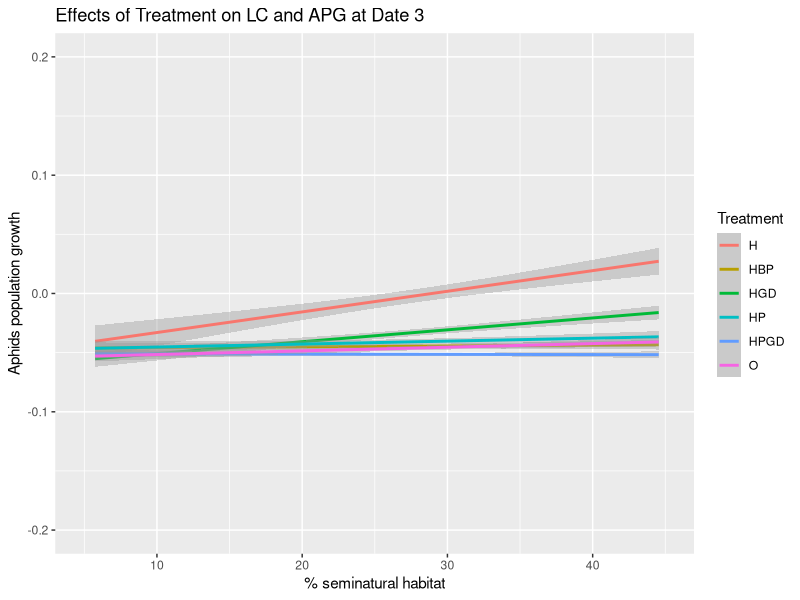

This chart was generated by the following R code:
#Date3_population growth and seminatural habitat
#import data file
library(readr)
Data1 <- read.table("Project data.csv", header = TRUE, dec = ",", sep =";")

###dataframe for sampling date3
DATE3 <- Data1[Data1$Date == "3", ]

#calculate the aphids population growth at date3
logNaphids_D3 <- log(DATE3$aphid_live + 1) - log(DATE3$aphidsinoculated_init + 1) 
APG_D3 <- logNaphids_D3/30

#dataframe for seminatural habitat and aphids population growth at date1 
DATE3APG <- data.frame(DATE3, APG_D3)

####line graph (Figure 1B at date3)
#barplot for % Seminatural habitat and APhid population growth
library(ggplot2)
D3 <- ggplot(DATE3APG, aes(x = Pt.seminatural, y = APG_D3, color = Treatment))
D3 <- D3 + labs(x= "% seminatural habitat", y="Aphids population growth", title = "Effects of Treatment on LC and APG at Date 3")
#if scatter plot is needed
#D3 <- D3 + geom_point()
D3 <- D3 + geom_smooth(method = "lm")
D3 <- D3 +xlim(5,45) +ylim(-0.2 , 0.2)
print(D3)
